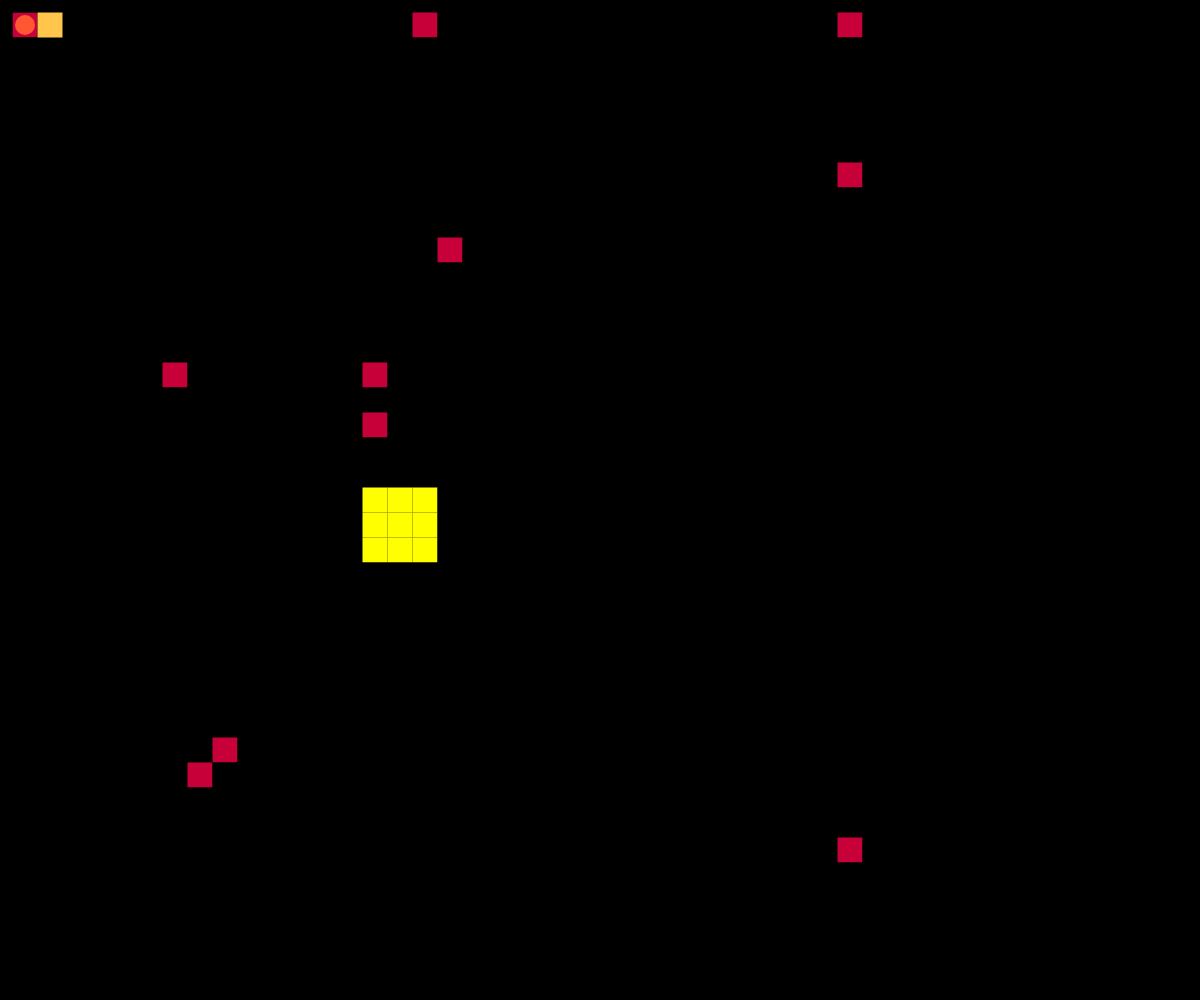
Frame 1 (no input)
Frame 60 (no input): identical to frame 1, image omitted
Frame 120 (the mouse pressed at the canvas centre since frame 60): identical to frame 1, image omitted

The p5.js sketch that drew this single still picture (run headless with seeded random() and noise() and a simulated clock; from frame 60 on, the mouse is pressed at the canvas centre):

// p5.js sketch
// ── sketch.js
var game = [];
var playerSize, posI, posJ;
var gameSize, gameTileSize;
var nbtrace, traceTimer, traces = [];
var retry, retryTimer, victory, victoryTimer;
var wallColor, tp1, tp2, tp3;
/******************************************************************************/

function setup() {
 createCanvas(windowWidth, windowHeight);
 rectMode(CENTER);
 ellipseMode(CENTER);
 retry = false;
 victory = false;
 gameSize = 36;
 gameTileSize = 25;
 posI = 1;
 posJ = 1;
 VI = +1;
 VJ = 1;
 playerSize = gameTileSize * 0.8;
 wallColor = 0;
 tp1 = 199;
 tp2 = 0;
 tp3 = 57;
 /******************************************************************************/
 game = [
  "W", "W", "W", "W", "W", "W", "W", "W", "W", "W", "W", "W", "W", "W", "W", "W", "W", "W", "W", "W", "W", "W", "W", "W", "W", "W", "W", "W", "W", "W", "W", "W", "W", "W", "W", "W",
  "W", "SP", "F", "W", "W", "W", "W", "F", "F", "F", "W", "F", "F", "F", "W", "F", "F", "T6", "W", "W", "F", "F", "F", "W", "F", "F", "F", "W", "F", "F", "F", "W", "W", "F", "T2", "W",
  "W", "W", "F", "W", "W", "W", "W", "F", "W", "F", "W", "F", "W", "F", "F", "F", "W", "W", "W", "W", "F", "W", "F", "F", "F", "W", "F", "W", "F", "W", "F", "W", "W", "F", "W", "W",
  "W", "F", "F", "F", "F", "F", "W", "F", "W", "F", "F", "F", "W", "W", "F", "W", "W", "W", "W", "F", "F", "F", "F", "W", "W", "F", "F", "F", "F", "W", "F", "W", "W", "F", "F", "W",
  "W", "F", "W", "W", "W", "F", "W", "F", "W", "F", "W", "W", "F", "F", "F", "W", "W", "W", "W", "F", "W", "F", "W", "F", "F", "F", "W", "F", "W", "W", "F", "F", "F", "W", "F", "W",
  "W", "F", "W", "W", "W", "F", "W", "F", "W", "F", "F", "F", "F", "W", "F", "W", "W", "W", "W", "F", "W", "F", "W", "F", "W", "F", "W", "F", "F", "W", "W", "W", "F", "F", "F", "W",
  "W", "F", "W", "F", "F", "F", "W", "F", "F", "W", "F", "W", "F", "F", "F", "W", "W", "W", "W", "F", "W", "F", "F", "F", "W", "F", "W", "W", "F", "W", "F", "F", "F", "W", "W", "W",
  "W", "F", "F", "F", "W", "F", "W", "W", "F", "F", "F", "F", "W", "W", "W", "W", "W", "W", "W", "F", "F", "W", "W", "F", "F", "F", "W", "W", "F", "F", "F", "W", "W", "W", "T5", "W",
  "W", "W", "F", "W", "F", "F", "W", "W", "F", "W", "W", "F", "W", "W", "W", "W", "W", "W", "W", "W", "F", "W", "W", "W", "W", "W", "W", "W", "W", "W", "W", "F", "F", "F", "F", "W",
  "W", "W", "F", "F", "F", "W", "F", "F", "F", "W", "W", "F", "F", "F", "F", "F", "F", "W", "W", "W", "F", "W", "W", "W", "W", "W", "W", "W", "F", "F", "F", "F", "W", "F", "W", "W",
  "W", "F", "F", "W", "F", "W", "F", "W", "F", "W", "W", "W", "F", "W", "W", "W", "F", "W", "T3", "F", "F", "W", "W", "W", "W", "W", "W", "F", "F", "W", "W", "F", "W", "F", "W", "W",
  "W", "F", "W", "W", "F", "W", "F", "W", "F", "W", "F", "F", "F", "W", "W", "F", "F", "W", "W", "W", "W", "W", "F", "F", "F", "F", "F", "F", "W", "W", "W", "F", "W", "F", "W", "W",
  "W", "F", "F", "F", "F", "W", "F", "F", "F", "F", "F", "W", "W", "W", "W", "F", "W", "W", "W", "F", "F", "F", "F", "W", "W", "F", "W", "F", "W", "W", "W", "F", "W", "F", "W", "W",
  "W", "W", "W", "F", "W", "W", "W", "W", "W", "W", "W", "F", "F", "F", "F", "F", "W", "W", "W", "F", "W", "F", "W", "F", "F", "F", "W", "F", "W", "W", "F", "F", "F", "F", "W", "W",
  "W", "F", "F", "F", "F", "F", "W", "W", "F", "F", "F", "F", "W", "W", "W", "W", "W", "W", "W", "F", "F", "F", "W", "F", "W", "F", "F", "F", "F", "W", "F", "W", "W", "W", "F", "W",
  "W", "F", "W", "W", "W", "F", "W", "T7", "F", "W", "W", "W", "F", "F", "F", "T1", "W", "W", "W", "F", "W", "W", "W", "F", "W", "F", "W", "W", "F", "W", "F", "W", "W", "F", "F", "W",
  "W", "F", "F", "F", "W", "F", "F", "W", "W", "F", "F", "F", "F", "W", "W", "W", "W", "W", "W", "F", "F", "F", "F", "F", "F", "F", "W", "F", "F", "F", "F", "W", "F", "F", "W", "W",
  "W", "W", "W", "F", "W", "W", "F", "W", "W", "F", "W", "W", "W", "W", "W", "T4", "F", "F", "W", "W", "W", "W", "F", "W", "W", "F", "W", "F", "W", "W", "W", "W", "W", "F", "F", "W",

  "W", "W", "F", "F", "W", "W", "F", "W", "F", "F", "W", "W", "W", "W", "W", "W", "W", "F", "F", "F", "W", "W", "F", "F", "F", "F", "W", "F", "W", "F", "F", "F", "W", "W", "F", "W",
  "W", "W", "F", "W", "W", "W", "F", "F", "F", "W", "W", "F", "F", "F", "W", "W", "W", "W", "W", "F", "F", "F", "F", "W", "W", "F", "W", "F", "W", "F", "W", "F", "W", "W", "F", "W",
  "W", "W", "F", "F", "F", "W", "F", "W", "F", "W", "W", "F", "W", "F", "W", "G", "G", "G", "W", "W", "W", "W", "W", "W", "W", "F", "W", "F", "W", "F", "W", "F", "F", "F", "F", "W",
  "W", "W", "W", "W", "F", "F", "F", "F", "F", "W", "F", "F", "W", "F", "W", "G", "G", "G", "F", "F", "W", "F", "F", "W", "W", "F", "F", "F", "W", "F", "F", "W", "W", "W", "F", "W",
  "W", "F", "F", "F", "W", "W", "W", "W", "W", "W", "F", "W", "W", "F", "W", "G", "G", "G", "W", "F", "W", "W", "F", "W", "W", "W", "W", "W", "W", "F", "W", "F", "F", "F", "F", "W",
  "W", "F", "W", "F", "F", "F", "F", "F", "F", "F", "F", "F", "F", "F", "W", "F", "W", "F", "F", "F", "W", "F", "F", "F", "W", "F", "F", "F", "W", "F", "F", "F", "W", "F", "W", "W",
  "W", "F", "W", "F", "W", "W", "F", "W", "W", "F", "W", "W", "F", "W", "W", "F", "W", "W", "W", "F", "W", "F", "W", "F", "F", "F", "W", "F", "F", "F", "W", "W", "W", "F", "W", "W",
  "W", "F", "W", "F", "F", "F", "F", "W", "F", "F", "F", "F", "F", "W", "W", "F", "F", "F", "W", "F", "F", "F", "W", "W", "F", "W", "W", "F", "W", "W", "W", "W", "F", "F", "W", "W",
  "W", "F", "W", "W", "W", "W", "F", "W", "F", "W", "W", "F", "W", "F", "W", "F", "W", "F", "W", "W", "W", "F", "W", "W", "F", "W", "W", "F", "W", "W", "W", "F", "F", "W", "F", "W",
  "W", "F", "W", "W", "W", "W", "F", "F", "F", "W", "F", "F", "W", "F", "F", "F", "W", "F", "W", "W", "W", "F", "F", "F", "F", "W", "W", "F", "W", "F", "W", "W", "F", "W", "F", "W",
  "W", "F", "F", "W", "W", "W", "W", "W", "W", "W", "F", "W", "W", "W", "W", "F", "W", "F", "W", "W", "W", "W", "W", "W", "F", "F", "W", "F", "F", "F", "F", "W", "F", "F", "F", "W",
  "W", "W", "F", "W", "W", "W", "W", "W", "W", "F", "F", "W", "W", "W", "F", "F", "F", "W", "W", "W", "F", "F", "W", "W", "W", "F", "W", "W", "F", "W", "F", "W", "F", "W", "W", "W",
  "W", "W", "F", "F", "F", "F", "F", "W", "W", "T8", "W", "W", "W", "W", "F", "W", "F", "W", "F", "W", "F", "W", "W", "F", "F", "F", "F", "W", "F", "F", "F", "W", "F", "F", "W", "W",
  "W", "W", "W", "W", "W", "W", "F", "F", "T9", "W", "W", "W", "W", "W", "W", "W", "F", "F", "F", "W", "F", "W", "F", "F", "W", "W", "F", "F", "W", "W", "F", "W", "W", "F", "W", "W",
  "W", "W", "W", "W", "W", "W", "W", "W", "W", "W", "W", "W", "W", "W", "W", "W", "W", "W", "F", "F", "F", "W", "W", "F", "W", "W", "W", "F", "W", "W", "F", "W", "F", "F", "F", "W",
  "W", "W", "W", "W", "W", "W", "W", "W", "W", "W", "W", "W", "W", "W", "W", "W", "W", "W", "W", "F", "W", "F", "F", "F", "F", "F", "W", "F", "F", "F", "F", "W", "F", "W", "F", "W",
  "W", "W", "W", "W", "W", "W", "W", "W", "W", "W", "W", "W", "W", "W", "W", "W", "W", "W", "W", "F", "F", "F", "W", "W", "W", "F", "F", "F", "W", "W", "F", "F", "F", "W", "T10", "W",
  "W", "W", "W", "W", "W", "W", "W", "W", "W", "W", "W", "W", "W", "W", "W", "W", "W", "W", "W", "W", "W", "W", "W", "W", "W", "W", "W", "W", "W", "W", "W", "W", "W", "W", "W", "W"
 ];
 nbtrace = 0;
 traceTimer = 10;
}
/******************************************************************************/
function draw() {
 background(0);
 noStroke();
 strokeWeight(0);
 for (i = 0; i < gameSize; i++) {
  for (j = 0; j < gameSize; j++) {
   switch (game[i * gameSize + j]) {
    case "W":
     fill(wallColor);
     break;
    case "F":
     fill(wallColor);
     break;
    case "F2":
     fill(255, 198, 75);
     break;
    case "SP":
     fill((tp1), (tp2), (tp3));
     break;
    case "G":
     fill(255, 255, 0);
     break;
    case "T1":
     fill((tp1), (tp2), (tp3));
     break;
    case "T2":
     fill((tp1), (tp2), (tp3));
     break;
    case "T3":
     fill((tp1), (tp2), (tp3));
     break;
    case "T4":
     fill((tp1), (tp2), (tp3));
     break;
    case "T5":
     fill((tp1), (tp2), (tp3));
     break;
    case "T6":
     fill((tp1), (tp2), (tp3));
     break;
    case "T7":
     fill((tp1), (tp2), (tp3));
     break;
    case "T8":
     fill((tp1), (tp2), (tp3));
     break;
    case "T9":
     fill((tp1), (tp2), (tp3));
     break;
    case "T10":
     fill((tp1), (tp2), (tp3));
     break;
    case "B":
     fill(255, 87, 51);
     break;

   }
   rect(j * gameTileSize, i * gameTileSize, gameTileSize, gameTileSize);
  }
 }
 Lamp(posI, posJ - 1);
 Lamp(posI, posJ + 1);
 Lamp(posI - 1, posJ);
 Lamp(posI + 1, posJ);

 fill(255, 87, 51);
 ellipse(posJ * gameTileSize, posI * gameTileSize, playerSize);

 if (retry === true) {
  Retry();
  retryTimer--;
 }
 if (victory === true) {
  Victory();
 }

 if (posI != 1 || posJ != 1) {
  if (traceTimer < 0) {
   if (nbtrace > 0) {
    game[traces[0]] = "F2";
    nbtrace--;
    for (var i = 0; i < nbtrace; i++) {
     traces[i] = traces[i + 1];
    }
   } else {
    retry = true;
    retryTimer = 40;
   }
   traceTimer = (21 - nbtrace);
  }
 }
 traceTimer--;
}
/******************************************************************************/
function Victory() {
 background(255, 255, 0);
 textSize(100);
 fill(0, 102, 153);
 fill(0);
 textFont("impact");
 textAlign(CENTER);
 text("VICTORY", windowWidth / 2, windowHeight / 2);
 textSize(50);
 text("CMD+R", windowWidth / 2, windowHeight / 2 + 50);
 textSize(25);
 text("to restart", windowWidth / 2, windowHeight / 2 + 75);
}
/******************************************************************************/
function Retry() {
 background(255, 0, 0);
 textSize(100);
 fill(0, 102, 153);
 fill(0);
 textFont("impact");
 textAlign(CENTER);
 text("TRY AGAIN", windowWidth / 2, windowHeight / 2);
 posI = 1;
 posJ = 1;
 if (retryTimer === 0) {
  retry = false;
 }
}
/******************************************************************************/
function Lamp(i, j) {
 switch (game[i * gameSize + j]) {
  case "W":
   fill(wallColor);
   break;
  case "G":
   fill(255, 255, 0);
   break;
  case "F":
   fill(255, 198, 75);
   break;
  case "F2":
   fill(255, 198, 75);
   break;
  case "T1":
   fill((tp1), (tp2), (tp3));
   break;
  case "T2":
   fill((tp1), (tp2), (tp3));
   break;
  case "T3":
   fill((tp1), (tp2), (tp3));
   break;
  case "T4":
   fill((tp1), (tp2), (tp3));
   break;
  case "T5":
   fill((tp1), (tp2), (tp3));
   break;
  case "T6":
   fill((tp1), (tp2), (tp3));
   break;
  case "T7":
   fill((tp1), (tp2), (tp3));
   break;
  case "T8":
   fill((tp1), (tp2), (tp3));
   break;
  case "T9":
   fill((tp1), (tp2), (tp3));
   break;
  case "T10":
   fill((tp1), (tp2), (tp3));
   break;
  case "B":
   fill(255, 87, 51);
   break;
  case "SP":
   fill((tp1), (tp2), (tp3));
   break;

 }
 rect(j * gameTileSize, i * gameTileSize, gameTileSize, gameTileSize);

}
/******************************************************************************/
function keyReleased() {
 switch (keyCode) {
  case LEFT_ARROW:
   NextPosition(posI, posJ - 1);
   break;
  case RIGHT_ARROW:
   NextPosition(posI, posJ + 1);
   break;
  case UP_ARROW:
   NextPosition(posI - 1, posJ);
   break;
  case DOWN_ARROW:
   NextPosition(posI + 1, posJ);
   break;
  default:
   break;
 }
}
function goLeft(){
   NextPosition(posI, posJ - 1);
}
function goRight(){
   NextPosition(posI, posJ + 1);
}
function goUp(){
   NextPosition(posI - 1, posJ);
}
function goDown(){
   NextPosition(posI + 1, posJ);
}
/******************************************************************************/
function NextPosition(NextI, NextJ) {
 switch (game[NextI * gameSize + NextJ]) {
  case "W":

   break;
  case "F":
   game[posI * gameSize + posJ] = "B";
   traces[nbtrace] = posI * gameSize + posJ;
   nbtrace++;

   posJ = NextJ;
   posI = NextI;

   break;
  case "F2":
   game[posI * gameSize + posJ] = "B";
   traces[nbtrace] = posI * gameSize + posJ;
   nbtrace++;

   posJ = NextJ;
   posI = NextI;

   break;
  case "G":
   posJ = NextJ;
   posI = NextI;
   victory = true;
   break;
  case "T1":
   posJ = 33;
   posI = 1;
   break;
  case "T2":
   //  posJ = 14;
   //  posI = 15;
   break;
  case "T3":
   posJ = 16;
   posI = 17;
   break;
  case "T4":
   //  posJ = 19;
   //  posI = 10;
   break;
  case "T5":
   posJ = 16;
   posI = 1;
   break;
  case "T6":
   //  posJ = 34;
   //  posI = 8;
   break;
  case "T7":
   posJ = 9;
   posI = 29;
   break;
  case "T8":
   // posJ = ;
   // posI = ;
   break;
  case "T9":
   posJ = 34;
   posI = 33;
   break;
  case "T10":
   // posJ = ;
   // posI = ;
   break;
  case "B":

   break;
  default:

   break;
 }
}
